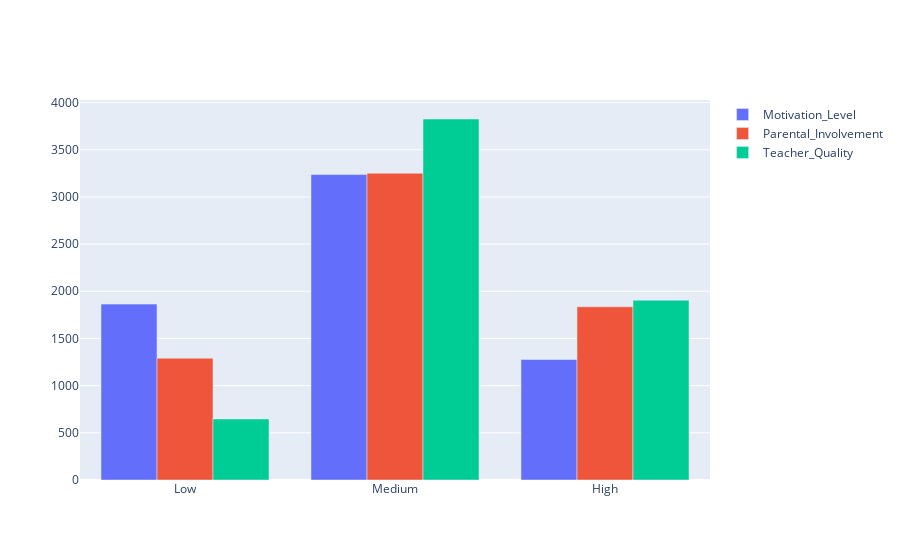

The code cell stored with this chart in its notebook:
### Code cell
fig=go.Figure(data=[
    go.Bar(name='Motivation_Level',x=Motivation_Level['Motivation_Level'],y=Motivation_Level['Count']),
    go.Bar(name='Parental_Involvement',x=Parental_Involvement['Parental_Involvement'],y=Parental_Involvement['Count']),
    go.Bar(name='Teacher_Quality',x=Teacher_Quality['Teacher_Quality'],y=Teacher_Quality['Count']),
])
# Change the bar mode
fig.update_layout(barmode='group')

# Define the order for the categories
category_order = ['Low', 'Medium', 'High']

# Update the figure with the specified category order
fig.update_xaxes(categoryorder='array', categoryarray=category_order)

# Show the updated figure
fig.show()

### Figure 1 — Plotly figure (JSON) as saved in the notebook; plotly's stock layout.template omitted (floating-point values rounded to 4 significant figures)
{"data": [{"name": "Motivation_Level", "type": "bar", "x": ["Medium", "Low", "High"], "y": [3237, 1864, 1277]}, {"name": "Parental_Involvement", "type": "bar", "x": ["Medium", "High", "Low"], "y": [3251, 1836, 1291]}, {"name": "Teacher_Quality", "type": "bar", "x": ["Medium", "High", "Low"], "y": [3826, 1905, 647]}], "layout": {"barmode": "group", "xaxis": {"categoryarray": ["Low", "Medium", "High"], "categoryorder": "array"}}}
